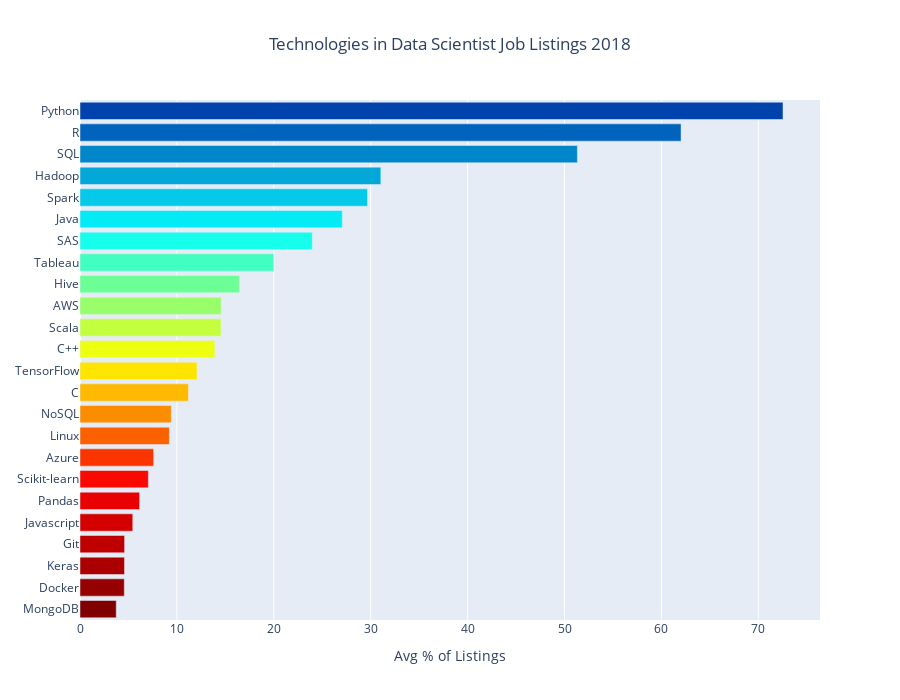

Write notebook code for a chart like this one.
### Code cell
fig = go.Figure(data=data, layout=layout)
py.iplot(fig)

### Figure 1 — Plotly figure (JSON) as saved in the notebook; plotly's stock layout.template omitted (floating-point values rounded to 4 significant figures)
{"data": [{"marker": {"color": [200, 194.8, 189.7, 184.5, 179.3, 174.1, 169.0, 163.8, 158.6, 153.4, 148.3, 143.1, 137.9, 132.8, 127.6, 122.4, 117.2, 112.1, 106.9, 101.7, 96.55, 91.38, 86.21, 81.03, 75.86, 70.69, 65.52, 60.34, 55.17, 50], "colorscale": [[0, "rgb(0,0,131)"], [0.2, "rgb(0,60,170)"], [0.4, "rgb(5,255,255)"], [0.6, "rgb(255,255,0)"], [0.8, "rgb(250,0,0)"], [1, "rgb(128,0,0)"]]}, "orientation": "h", "type": "bar", "x": [3.74, 4.572, 4.592, 4.603, 5.446, 6.153, 7.054, 7.6, 9.219, 9.419, 11.19, 12.08, 13.92, 14.55, 14.57, 16.44, 19.98, 23.98, 27.07, 29.67, 31.05, 51.33, 62.03, 72.55], "y": ["MongoDB", "Docker", "Keras", "Git", "Javascript", "Pandas", "Scikit-learn", "Azure", "Linux", "NoSQL", "C", "TensorFlow", "C++", "Scala", "AWS", "Hive", "Tableau", "SAS", "Java", "Spark", "Hadoop", "SQL", "R", "Python"]}], "layout": {"height": 700, "title": {"text": "Technologies in Data Scientist Job Listings 2018", "x": 0.5}, "xaxis": {"title": {"text": "Avg % of Listings"}}, "yaxis": {"tickmode": "linear"}}}
